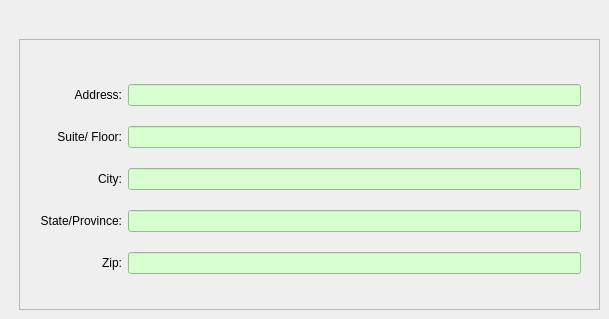
   <widget class="QWidget" name="addressTab">
    <attribute name="icon">
     <iconset resource="resources.qrc">
      <normaloff>:/icons/icons/address-book-new-2.ico</normaloff>:/icons/icons/address-book-new-2.ico</iconset>
    </attribute>
    <attribute name="title">
     <string>Address</string>
    </attribute>
    <widget class="QFrame" name="frame">
     <property name="geometry">
      <rect>
       <x>19</x>
       <y>39</y>
       <width>581</width>
       <height>271</height>
      </rect>
     </property>
     <property name="frameShape">
      <enum>QFrame::StyledPanel</enum>
     </property>
     <property name="frameShadow">
      <enum>QFrame::Raised</enum>
     </property>
     <property name="lineWidth">
      <number>2</number>
     </property>
    </widget>
    <widget class="QWidget" name="layoutWidget">
     <property name="geometry">
      <rect>
       <x>40</x>
       <y>70</y>
       <width>541</width>
       <height>221</height>
      </rect>
     </property>
     <layout class="QGridLayout" name="gridLayout">
      <item row="0" column="0">
       <widget class="QLabel" name="addressLlabel">
        <property name="text">
         <string>Address:</string>
        </property>
        <property name="alignment">
         <set>Qt::AlignRight|Qt::AlignTrailing|Qt::AlignVCenter</set>
        </property>
        <property name="buddy">
         <cstring>addressLineEdit</cstring>
        </property>
       </widget>
      </item>
      <item row="0" column="1">
       <widget class="QLineEdit" name="addressLineEdit">
        <property name="styleSheet">
         <string notr="true">background-color: rgb(215, 255, 208);</string>
        </property>
       </widget>
      </item>
      <item row="1" column="0">
       <widget class="QLabel" name="suiteLabel">
        <property name="text">
         <string>Suite/ Floor:</string>
        </property>
        <property name="alignment">
         <set>Qt::AlignRight|Qt::AlignTrailing|Qt::AlignVCenter</set>
        </property>
        <property name="buddy">
         <cstring>suiteLineEdit</cstring>
        </property>
       </widget>
      </item>
      <item row="1" column="1">
       <widget class="QLineEdit" name="suiteLineEdit">
        <property name="styleSheet">
         <string notr="true">background-color: rgb(215, 255, 208);</string>
        </property>
       </widget>
      </item>
      <item row="2" column="0">
       <widget class="QLabel" name="cityLabel">
        <property name="text">
         <string>City:</string>
        </property>
        <property name="alignment">
         <set>Qt::AlignRight|Qt::AlignTrailing|Qt::AlignVCenter</set>
        </property>
        <property name="buddy">
         <cstring>cityLineEdit</cstring>
        </property>
       </widget>
      </item>
      <item row="2" column="1">
       <widget class="QLineEdit" name="cityLineEdit">
        <property name="styleSheet">
         <string notr="true">background-color: rgb(215, 255, 208);</string>
        </property>
       </widget>
      </item>
      <item row="3" column="0">
       <widget class="QLabel" name="stateLabel">
        <property name="text">
         <string>State/Province:</string>
        </property>
        <property name="alignment">
         <set>Qt::AlignRight|Qt::AlignTrailing|Qt::AlignVCenter</set>
        </property>
        <property name="buddy">
         <cstring>stateLineEdit</cstring>
        </property>
       </widget>
      </item>
      <item row="3" column="1">
       <widget class="QLineEdit" name="stateLineEdit">
        <property name="styleSheet">
         <string notr="true">background-color: rgb(215, 255, 208);</string>
        </property>
       </widget>
      </item>
      <item row="4" column="0">
       <widget class="QLabel" name="postalLabel">
        <property name="text">
         <string>Zip:</string>
        </property>
        <property name="alignment">
         <set>Qt::AlignRight|Qt::AlignTrailing|Qt::AlignVCenter</set>
        </property>
        <property name="buddy">
         <cstring>postalLineEdit</cstring>
        </property>
       </widget>
      </item>
      <item row="4" column="1">
       <widget class="QLineEdit" name="postalLineEdit">
        <property name="styleSheet">
         <string notr="true">background-color: rgb(215, 255, 208);</string>
        </property>
       </widget>
      </item>
     </layout>
    </widget>
   </widget>
